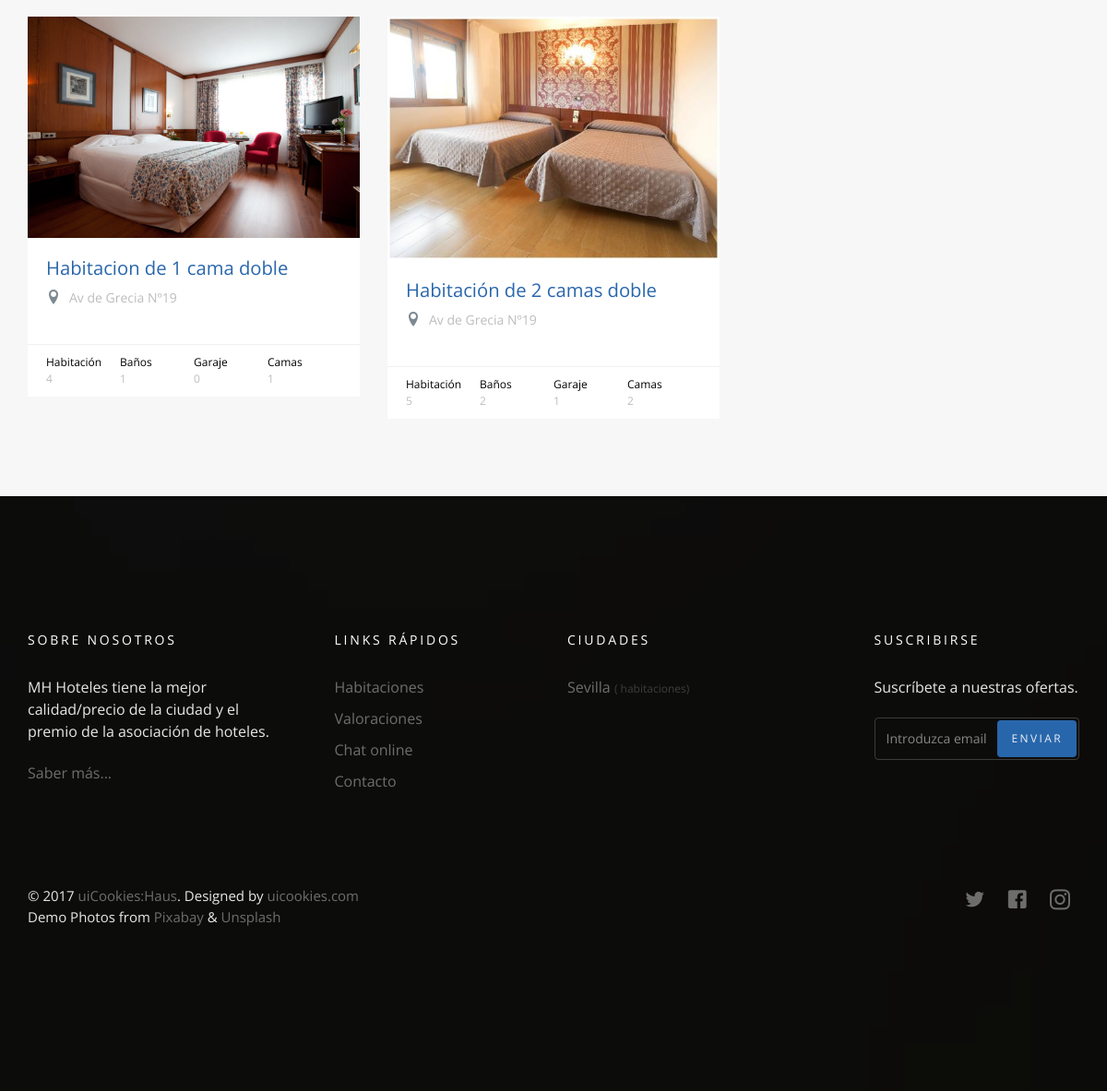
Page /habitaciones/ (lower part) on the earlier database version.
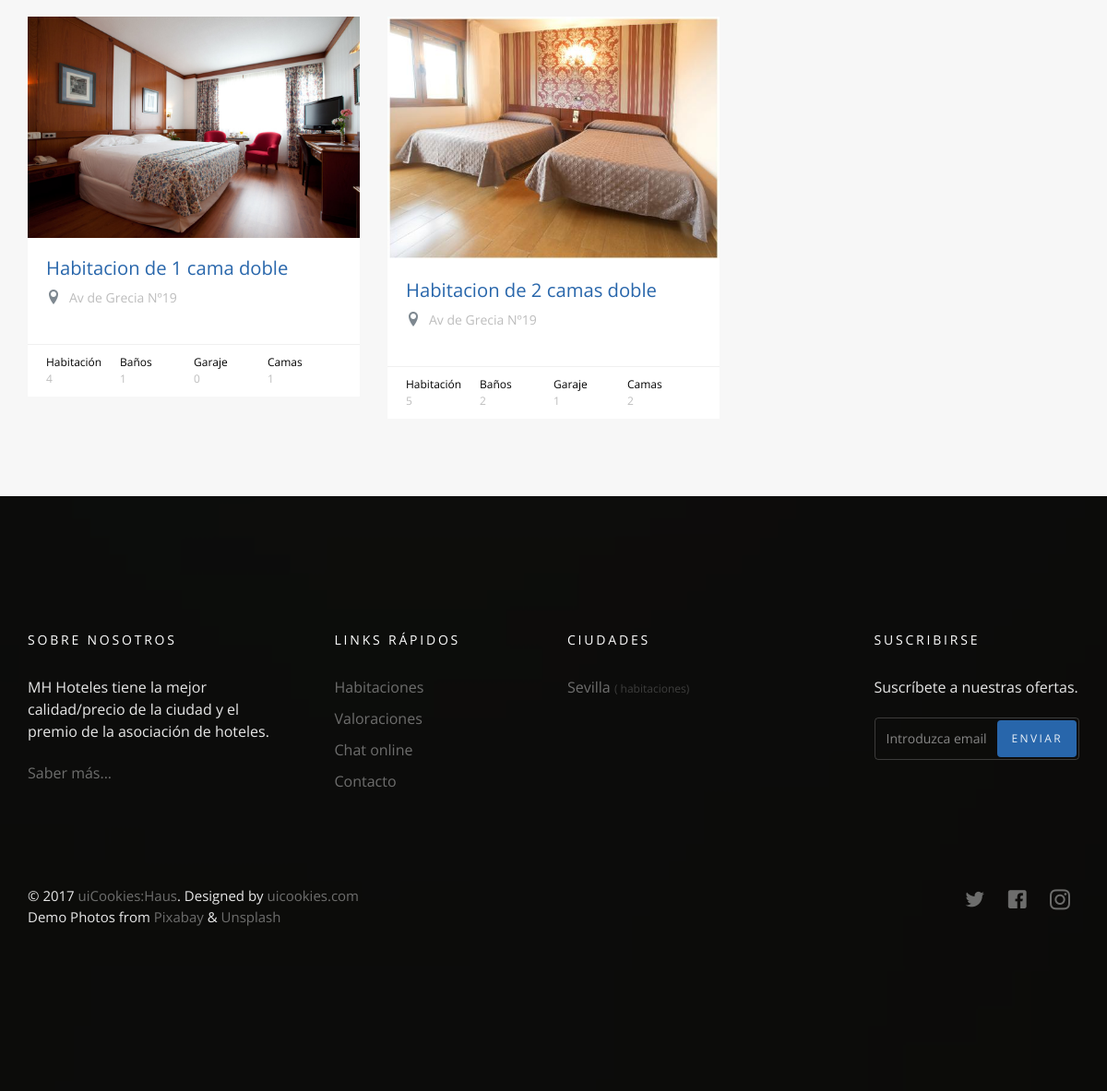
Same page on the later database version.
### hotel/models.py (models this page shows)
class Habitaciones(models.Model):
	descripcion = models.CharField(max_length=150)
	image = models.ImageField(upload_to='habitaciones/')
	num_habitacion = models.IntegerField(default=0)
	baños = models.IntegerField(default=0)
	garaje = models.IntegerField(default=0)
	camas = models.IntegerField(default=0)
	habitacion_hotel = models.ForeignKey('Hotel', on_delete=models.CASCADE)
	def __str__(self):
		return self.descripcion
	class Meta:
		verbose_name = 'Habitacion'
		verbose_name_plural = 'Habitaciones'

### hotel/views.py (the view)
# urls.py: path('', views.habitaciones_list, name='habitaciones_list'),
def habitaciones_list(request):
	habitaciones_list = Habitaciones.objects.all()
	reservas_habitaciones = Reservas_habitacion.objects.all()
	template = 'hotel/list.html'
	hotel = Hotel.objects.all()
	hotel_list = Hotel.objects.all()
	address_query = request.GET.get('q')
	if address_query:
		habitaciones_list = habitaciones_list.filter(
			Q(descripcion__icontains = address_query)
		).distinct()
	context = {
		'habitaciones_list': habitaciones_list,
		'hotel': hotel,
		'hotel_list': hotel_list,
		'reservas_habitaciones': reservas_habitaciones
	}
	return render(request, template, context)

### hotel/templates/hotel/list.html (shortened to what this page needs)
{% extends 'base.html' %}
{% load static %}
{% block body %}
  <section class="probootstrap-section probootstrap-section-lighter">
    <div class="container">
      <div class="row">
        {% if habitaciones_list %}
          {% for habitaciones in habitaciones_list %}
            {% for hotel in hotel %}
              <div class="col-md-4 col-sm-6">
                <div class="probootstrap-card probootstrap-listing">
                  <div class="probootstrap-card-media">
                    <img src="{{ habitaciones.image.url }}" class="img-responsive" alt="Free HTML5 Template by uicookies.com">
                  </div>
                  <div class="probootstrap-card-text">
                    <h2 class="probootstrap-card-heading"><a href="{% url 'habitaciones:habitacion_detail' habitaciones.id %}">{{ habitaciones }}</a></h2>
                    <div class="probootstrap-listing-location">
                      <i class="icon-location2"></i> <span>{{ hotel.ubicacion }}</span>
                    </div>
                  </div>
                  <div class="probootstrap-card-extra">
                    <ul>
                      <li>
                        Habitación
                        <span>{{ habitaciones.num_habitacion }}</span>
                      </li>
                      <li>
                        Baños
                        <span>{{ habitaciones.baños }}</span>
                      </li>
                      <li>
                        Garaje
                        <span>{{ habitaciones.garaje }}</span>
                      </li>
                      <li>
                        Camas
                        <span>{{ habitaciones.camas }}</span>
                      </li>
                    </ul>
                  </div>
                </div>
              </div>
            {% endfor %}
          {% endfor %}
        {% else %}
            <div class="col-md-10 col-sm-10">
              <h2>No hay habitaciones con esa palabra introducida</h2>
            </div>
        {% endif %}
      </div>
    </div>
  </section>
{% endblock body %}

Differences in the rows shown:
changed Habitaciones: descripcion "Habitación de 2 camas doble" → "Habitacion de 2 camas doble"
